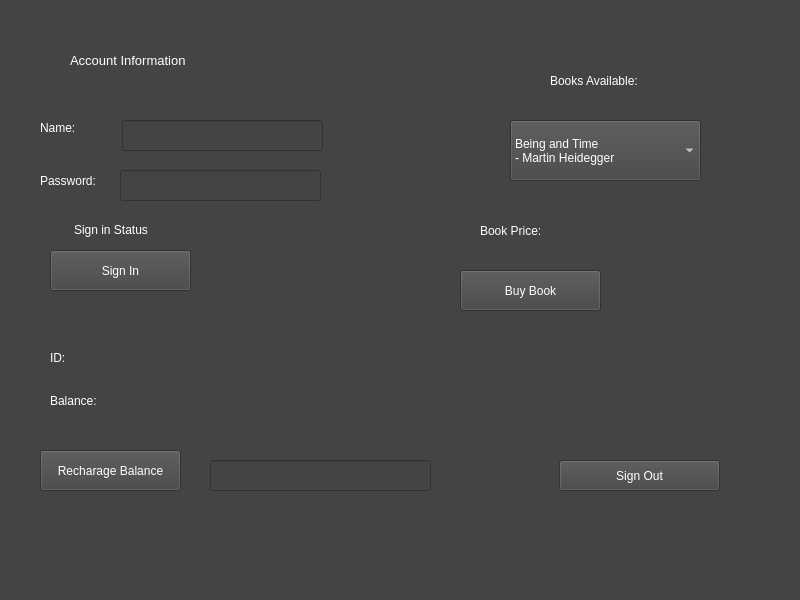
<?xml version="1.0" encoding="UTF-8"?>
<ui version="4.0">
 <class>MainWindow</class>
 <widget class="QMainWindow" name="MainWindow">
  <property name="geometry">
   <rect>
    <x>0</x>
    <y>0</y>
    <width>800</width>
    <height>600</height>
   </rect>
  </property>
  <property name="windowTitle">
   <string>MainWindow</string>
  </property>
  <property name="styleSheet">
   <string notr="true">background-color: rgb(0, 0, 0);
alternate-background-color: rgb(0, 0, 0);
background-color: rgb(68, 68, 68);</string>
  </property>
  <widget class="QWidget" name="centralwidget">
   <widget class="QLabel" name="label">
    <property name="geometry">
     <rect>
      <x>70</x>
      <y>30</y>
      <width>161</width>
      <height>61</height>
     </rect>
    </property>
    <property name="font">
     <font>
      <pointsize>10</pointsize>
     </font>
    </property>
    <property name="styleSheet">
     <string notr="true">color: rgb(255, 255, 255);</string>
    </property>
    <property name="text">
     <string>Account Information </string>
    </property>
   </widget>
   <widget class="QLabel" name="label_2">
    <property name="geometry">
     <rect>
      <x>40</x>
      <y>120</y>
      <width>55</width>
      <height>16</height>
     </rect>
    </property>
    <property name="font">
     <font>
      <pointsize>9</pointsize>
     </font>
    </property>
    <property name="styleSheet">
     <string notr="true">color: rgb(255, 255, 255);</string>
    </property>
    <property name="text">
     <string>Name:</string>
    </property>
   </widget>
   <widget class="QLabel" name="label_3">
    <property name="geometry">
     <rect>
      <x>40</x>
      <y>170</y>
      <width>81</width>
      <height>21</height>
     </rect>
    </property>
    <property name="font">
     <font>
      <pointsize>9</pointsize>
     </font>
    </property>
    <property name="styleSheet">
     <string notr="true">color: rgb(255, 255, 255);</string>
    </property>
    <property name="text">
     <string>Password:</string>
    </property>
   </widget>
   <widget class="QLabel" name="label_4">
    <property name="geometry">
     <rect>
      <x>44</x>
      <y>220</y>
      <width>201</width>
      <height>31</height>
     </rect>
    </property>
    <property name="text">
     <string/>
    </property>
   </widget>
   <widget class="QLineEdit" name="Label_Name">
    <property name="geometry">
     <rect>
      <x>122</x>
      <y>120</y>
      <width>201</width>
      <height>31</height>
     </rect>
    </property>
    <property name="styleSheet">
     <string notr="true">color: rgb(255, 255, 255);</string>
    </property>
   </widget>
   <widget class="QLineEdit" name="Label_Password">
    <property name="geometry">
     <rect>
      <x>120</x>
      <y>170</y>
      <width>201</width>
      <height>31</height>
     </rect>
    </property>
    <property name="styleSheet">
     <string notr="true">color: rgb(255, 255, 255);</string>
    </property>
   </widget>
   <widget class="QLabel" name="ID_Label">
    <property name="geometry">
     <rect>
      <x>50</x>
      <y>350</y>
      <width>55</width>
      <height>16</height>
     </rect>
    </property>
    <property name="font">
     <font>
      <pointsize>9</pointsize>
     </font>
    </property>
    <property name="styleSheet">
     <string notr="true">color: rgb(255, 255, 255);</string>
    </property>
    <property name="text">
     <string>ID:</string>
    </property>
   </widget>
   <widget class="QLabel" name="Label_Balance">
    <property name="geometry">
     <rect>
      <x>50</x>
      <y>390</y>
      <width>61</width>
      <height>21</height>
     </rect>
    </property>
    <property name="font">
     <font>
      <pointsize>9</pointsize>
     </font>
    </property>
    <property name="styleSheet">
     <string notr="true">color: rgb(255, 255, 255);</string>
    </property>
    <property name="text">
     <string>Balance:</string>
    </property>
   </widget>
   <widget class="QPushButton" name="pushButton_SignIn">
    <property name="geometry">
     <rect>
      <x>50</x>
      <y>250</y>
      <width>141</width>
      <height>41</height>
     </rect>
    </property>
    <property name="styleSheet">
     <string notr="true">color: rgb(255, 255, 255);</string>
    </property>
    <property name="text">
     <string>Sign In</string>
    </property>
   </widget>
   <widget class="QLabel" name="Label_ID_Reveal">
    <property name="geometry">
     <rect>
      <x>120</x>
      <y>340</y>
      <width>201</width>
      <height>31</height>
     </rect>
    </property>
    <property name="styleSheet">
     <string notr="true">color: rgb(255, 255, 255);</string>
    </property>
    <property name="text">
     <string/>
    </property>
   </widget>
   <widget class="QLabel" name="Label_Balance_Reveal">
    <property name="geometry">
     <rect>
      <x>140</x>
      <y>380</y>
      <width>201</width>
      <height>31</height>
     </rect>
    </property>
    <property name="styleSheet">
     <string notr="true">color: rgb(255, 255, 255);</string>
    </property>
    <property name="text">
     <string/>
    </property>
   </widget>
   <widget class="QPushButton" name="pushButton_balance">
    <property name="geometry">
     <rect>
      <x>40</x>
      <y>450</y>
      <width>141</width>
      <height>41</height>
     </rect>
    </property>
    <property name="styleSheet">
     <string notr="true">color: rgb(255, 255, 255);</string>
    </property>
    <property name="text">
     <string>Recharage Balance</string>
    </property>
   </widget>
   <widget class="QLineEdit" name="lineEdit_balance">
    <property name="geometry">
     <rect>
      <x>210</x>
      <y>460</y>
      <width>221</width>
      <height>31</height>
     </rect>
    </property>
    <property name="styleSheet">
     <string notr="true">color: rgb(255, 255, 255);</string>
    </property>
   </widget>
   <widget class="QLabel" name="label_9">
    <property name="geometry">
     <rect>
      <x>550</x>
      <y>60</y>
      <width>131</width>
      <height>41</height>
     </rect>
    </property>
    <property name="font">
     <font>
      <pointsize>9</pointsize>
     </font>
    </property>
    <property name="styleSheet">
     <string notr="true">color: rgb(255, 255, 255);</string>
    </property>
    <property name="text">
     <string>Books Available:</string>
    </property>
   </widget>
   <widget class="QComboBox" name="comboBox">
    <property name="geometry">
     <rect>
      <x>510</x>
      <y>120</y>
      <width>191</width>
      <height>61</height>
     </rect>
    </property>
    <property name="styleSheet">
     <string notr="true">color: rgb(255, 255, 255);</string>
    </property>
    <item>
     <property name="text">
      <string>Being and Time
- Martin Heidegger</string>
     </property>
    </item>
    <item>
     <property name="text">
      <string>Fahrenheit 451
- Ray Bradbury</string>
     </property>
    </item>
    <item>
     <property name="text">
      <string>1984 - George Orwell
</string>
     </property>
    </item>
   </widget>
   <widget class="QLabel" name="label_10">
    <property name="geometry">
     <rect>
      <x>480</x>
      <y>210</y>
      <width>91</width>
      <height>41</height>
     </rect>
    </property>
    <property name="font">
     <font>
      <pointsize>9</pointsize>
     </font>
    </property>
    <property name="styleSheet">
     <string notr="true">color: rgb(255, 255, 255);</string>
    </property>
    <property name="text">
     <string>Book Price:</string>
    </property>
   </widget>
   <widget class="QLabel" name="label_price">
    <property name="geometry">
     <rect>
      <x>570</x>
      <y>220</y>
      <width>201</width>
      <height>31</height>
     </rect>
    </property>
    <property name="styleSheet">
     <string notr="true">color: rgb(255, 255, 255);</string>
    </property>
    <property name="text">
     <string/>
    </property>
   </widget>
   <widget class="QPushButton" name="pushButton_buy">
    <property name="geometry">
     <rect>
      <x>460</x>
      <y>270</y>
      <width>141</width>
      <height>41</height>
     </rect>
    </property>
    <property name="styleSheet">
     <string notr="true">color: rgb(255, 255, 255);</string>
    </property>
    <property name="text">
     <string>Buy Book</string>
    </property>
   </widget>
   <widget class="QLabel" name="Label_LogIn_Message">
    <property name="geometry">
     <rect>
      <x>74</x>
      <y>220</y>
      <width>231</width>
      <height>20</height>
     </rect>
    </property>
    <property name="styleSheet">
     <string notr="true">color: rgb(255, 255, 255);</string>
    </property>
    <property name="text">
     <string>Sign in Status</string>
    </property>
   </widget>
   <widget class="QPushButton" name="pushButton">
    <property name="geometry">
     <rect>
      <x>559</x>
      <y>460</y>
      <width>161</width>
      <height>31</height>
     </rect>
    </property>
    <property name="styleSheet">
     <string notr="true">color: rgb(255, 255, 255);</string>
    </property>
    <property name="text">
     <string>Sign Out</string>
    </property>
   </widget>
  </widget>
  <widget class="QMenuBar" name="menubar">
   <property name="geometry">
    <rect>
     <x>0</x>
     <y>0</y>
     <width>800</width>
     <height>25</height>
    </rect>
   </property>
  </widget>
  <widget class="QStatusBar" name="statusbar"/>
 </widget>
 <resources/>
 <connections/>
</ui>
